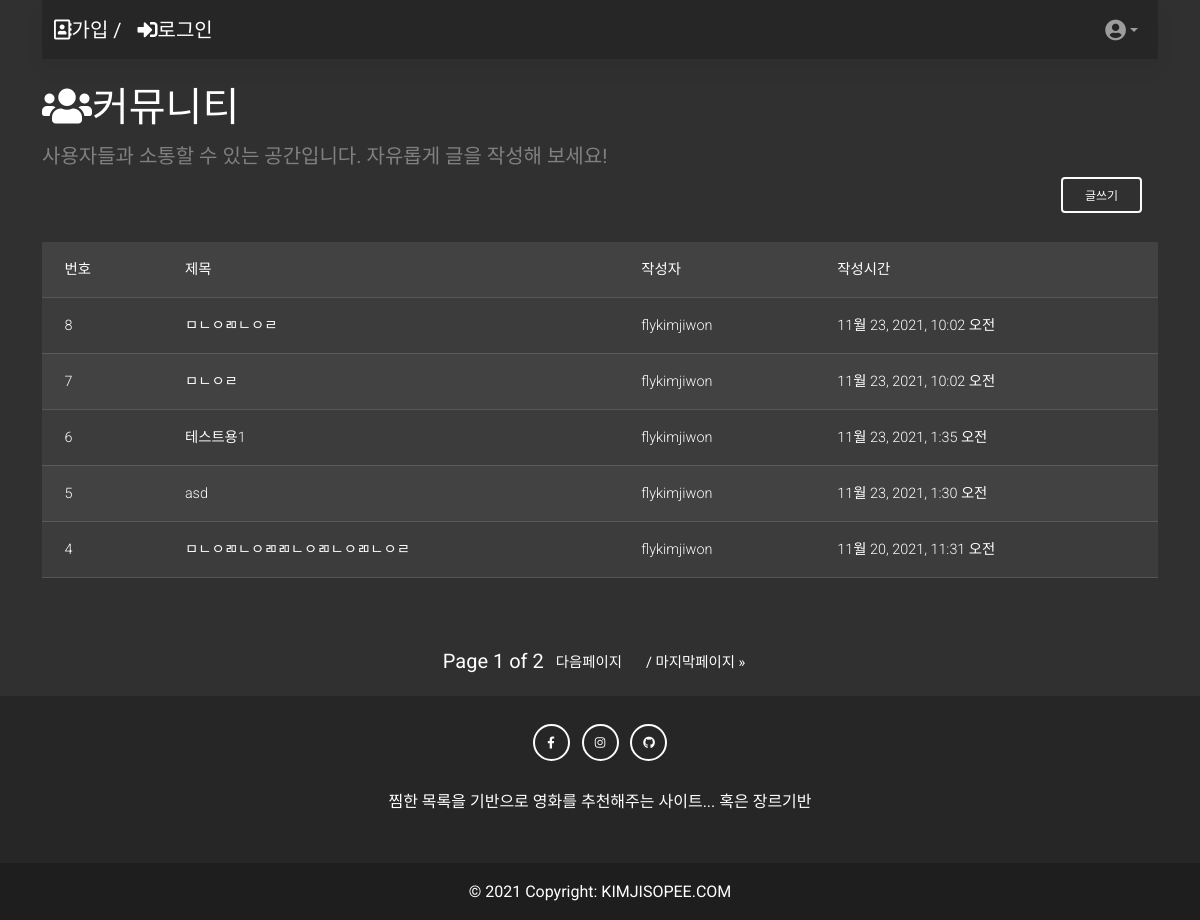
The app's page /community/, older data.
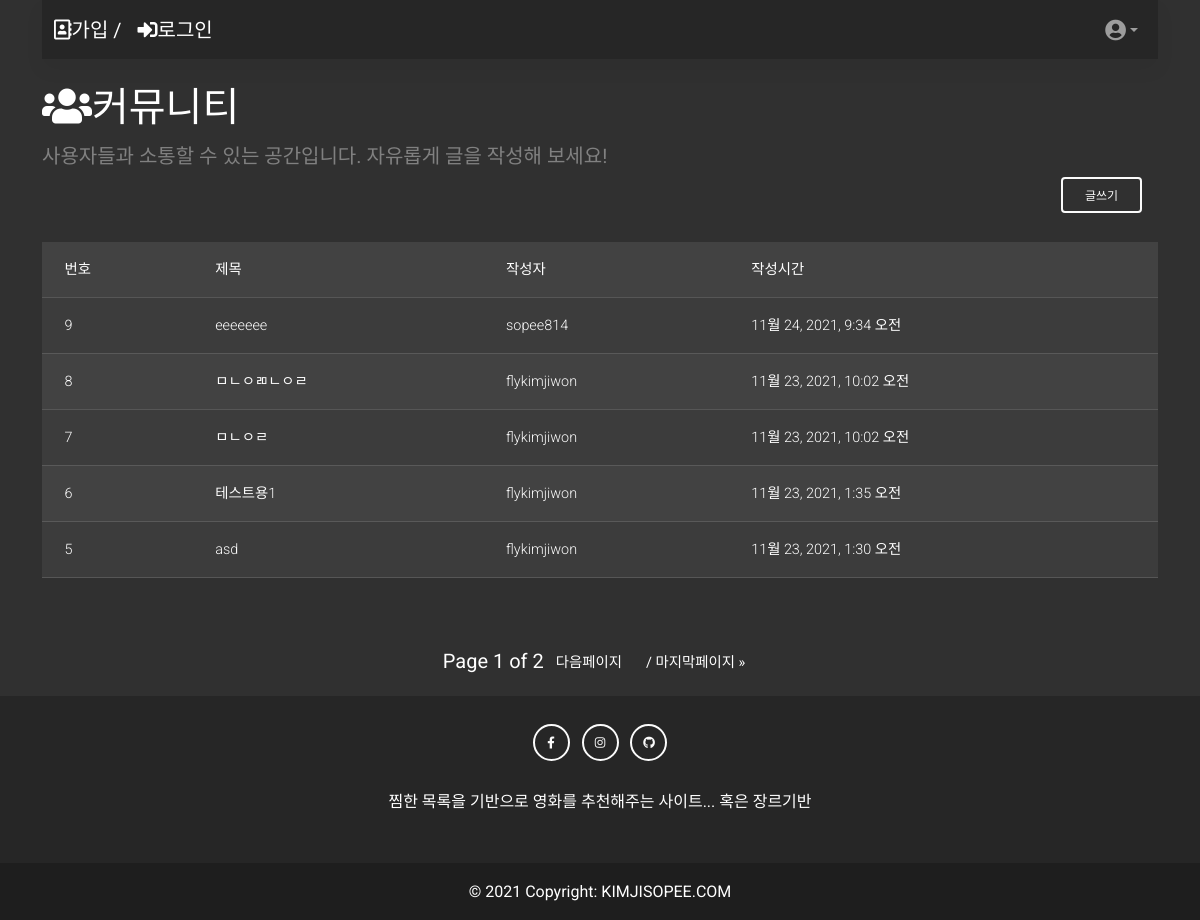
The same page, newer data.
### community/models.py (models this page shows, shortened)
class Review(models.Model):
    title = models.CharField(max_length=100)
    content = models.TextField(null=True)
    created_at = models.DateTimeField(auto_now_add=True)
    updated_at = models.DateTimeField(auto_now=True)
    user = models.ForeignKey(settings.AUTH_USER_MODEL, on_delete=models.CASCADE)

### accounts/models.py (models this page shows)
class User(AbstractUser):
    pass

### community/views.py (the view)
# urls.py: path('', views.index, name='index'),
@require_GET
def index(request):
    reviews = Review.objects.order_by('-pk')
    paginator = Paginator(reviews,5)
    page_number = request.GET.get('page')
    page_obj = paginator.get_page(page_number)
    context = {
        'reviews': reviews,
        'page_obj':page_obj,
    }
    return render(request, 'community/index.html', context)

### community/templates/community/index.html (shortened to what this page needs)
{% extends 'base.html' %}
{% block content %}
<br>
<h1><i class="fas fa-users"></i>커뮤니티</h1>
<div class='fs-5' style='color:gray'>사용자들과 소통할 수 있는 공간입니다. 자유롭게 글을 작성해 보세요!</div>
<div class='d-flex justify-content-end'>
  <a class="navbar-brand" href="{% url 'community:create'%}">
    <button type="button" id="test" class="btn btn-outline-light mb-4">
      글쓰기
    </button>
  </a>
</div>
<table class="table table-striped table-hover">
  <thead>
    <tr>
      <th>번호</th>
      <th>제목</th>
      <th>작성자</th>
      <th>작성시간</th>
    </tr>
  </thead>
  <tbody>
    {% for review in page_obj %}
    <tr>
      <td>{{ review.pk }}</td>
      <td><a href="{% url 'community:detail' review.pk %}" class='text-light'>{{ review.title }}</a></td>
      <td><a href="{% url 'accounts:profile' review.user.username %}" class='text-light'>{{ review.user }}</a></td>
      <td>{{ review.created_at }}</td>
    </tr>
    {% endfor %}
  </tbody>
</table>
<br><br>
<nav class="pagination justify-content-center" aria-label="Page navigation example">
    <ul class="step-links pagination">
        <span class="current fs-5">
            Page {{ page_obj.number }} of {{ page_obj.paginator.num_pages }}
        </span>
        {% if page_obj.has_next %}
            <li class="page-item"><a href="?page={{ page_obj.next_page_number }}" class="page-link">다음페이지</a></li>
            <li class="page-item"><a href="?page={{ page_obj.paginator.num_pages }}" class="page-link">/ 마지막페이지 &raquo;</a></li>
        {% endif %}
    </ul>
</nav>
{% endblock %}

Row changes from the older to the newer data that the page shows:
no longer on this page (row unchanged): Review: pk "4", title "ㅁㄴㅇㄻㄴㅇㄻㄻㄴㅇㄻㄴㅇㄻㄴㅇㄹ", user "flykimjiwon", created_at "11월 20, 2021, 11:31 오전"
added Review: pk "9", title "eeeeeee", user "sopee814", created_at "11월 24, 2021, 9:34 오전"
